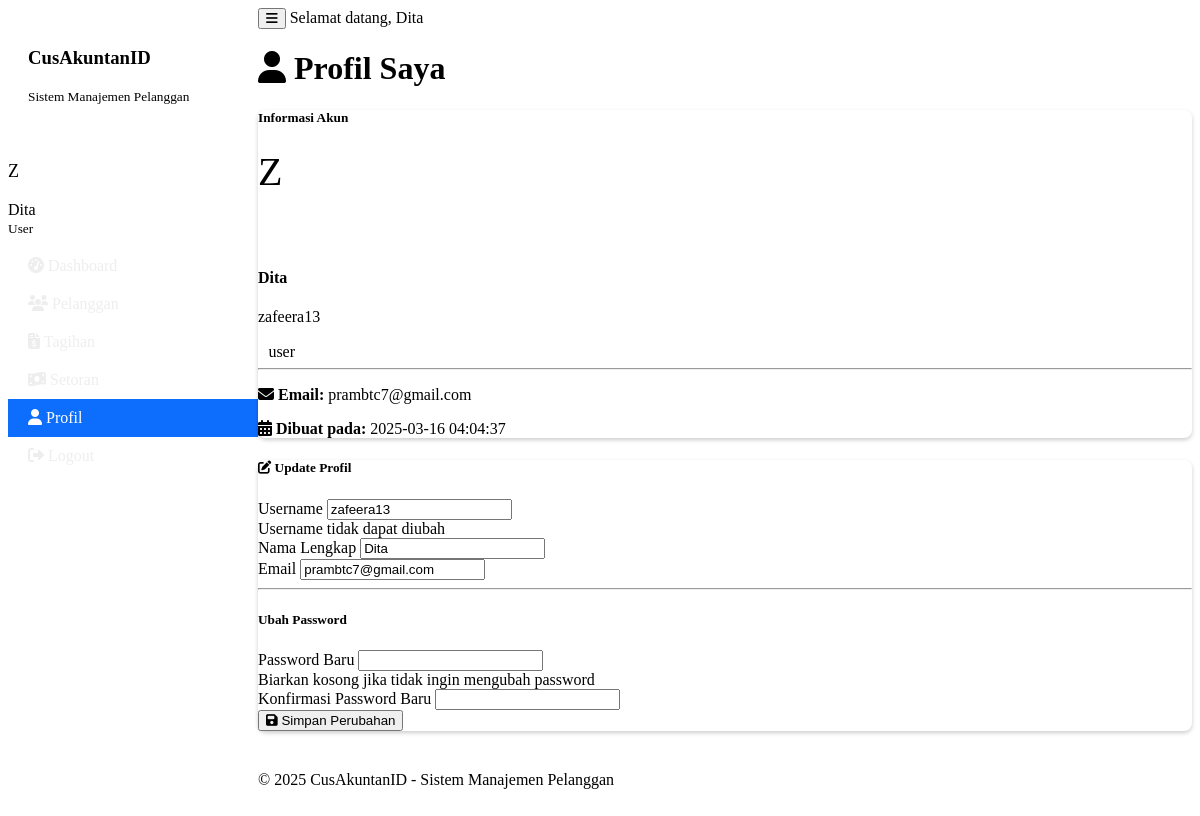
The app's page /profile (signed in) with its own data.
### tables this page shows
CREATE TABLE pengguna (
            id INTEGER PRIMARY KEY,
            username TEXT UNIQUE NOT NULL,
            password_hash TEXT NOT NULL,
            nama_lengkap TEXT,
            email TEXT,
            level TEXT DEFAULT 'user',
            dibuat_pada TEXT
        );

### main.py (the view)
    def decorated_function(*args, **kwargs):
        if 'user' not in session:
            flash('Anda perlu login terlebih dahulu.', 'warning')
            return redirect(url_for('login'))
        return f(*args, **kwargs)

### main.py (called while the page is built)
@app.context_processor
def inject_now():
    return {'now': datetime.datetime.now()}

def login_required(f):
    def decorated_function(*args, **kwargs):
        if 'user' not in session:
            flash('Anda perlu login terlebih dahulu.', 'warning')
            return redirect(url_for('login'))
        return f(*args, **kwargs)
    decorated_function.__name__ = f.__name__
    return decorated_function

@app.route('/profile')
@login_required
def profile():
    user_id = session['user']['id']
    user_data = pengguna_manager.get_user(user_id)
    return render_template('profile.html', user=user_data)

    def get_connection(self):
        return sqlite3.connect(self.db_path)

    def get_user(self, user_id):
        conn = self.get_connection()
        cursor = conn.cursor()
        cursor.execute("SELECT id, username, nama_lengkap, email, level, dibuat_pada FROM pengguna WHERE id = ?", (user_id,))
        user = cursor.fetchone()
        conn.close()
        return user

### templates/profile.html (shortened to what this page needs)
{% extends "base.html" %}
{% block content %}
<div class="container">
    <h1 class="mb-4"><i class="fas fa-user me-2"></i> Profil Saya</h1>
    <div class="row">
        <div class="col-md-4 mb-4">
            <div class="card text-center">
                <div class="card-header bg-primary text-white">
                    <h5 class="mb-0">Informasi Akun</h5>
                </div>
                <div class="card-body">
                    <div class="user-avatar bg-primary text-white rounded-circle mx-auto d-flex justify-content-center align-items-center mb-3" style="width: 100px; height: 100px; font-size: 40px;">
                        <span>{{ user[1][0].upper() }}</span>
                    </div>
                    <h4>{{ user[2] or user[1] }}</h4>
                    <p class="text-muted mb-2">{{ user[1] }}</p>
                    <span class="badge bg-{{ 'danger' if user[4] == 'admin' else 'info' }}">{{ user[4] }}</span>
                    <hr>
                    <div class="text-start">
                        <p><strong><i class="fas fa-envelope me-2"></i> Email:</strong> {{ user[3] or 'Belum diatur' }}</p>
                        <p><strong><i class="fas fa-calendar-alt me-2"></i> Dibuat pada:</strong> {{ user[5] }}</p>
                    </div>
                </div>
            </div>
        </div>
        <div class="col-md-8">
            <div class="card">
                <div class="card-header bg-primary text-white">
                    <h5 class="mb-0"><i class="fas fa-edit me-2"></i> Update Profil</h5>
                </div>
                <div class="card-body">
                    <form method="POST" action="{{ url_for('update_profile') }}" id="profileForm">
                        <div class="mb-3">
                            <label for="username" class="form-label">Username</label>
                            <input type="text" class="form-control" id="username" value="{{ user[1] }}" readonly>
                            <div class="form-text text-muted">Username tidak dapat diubah</div>
                        </div>
                        <div class="mb-3">
                            <label for="nama_lengkap" class="form-label">Nama Lengkap</label>
                            <input type="text" class="form-control" id="nama_lengkap" name="nama_lengkap" value="{{ user[2] or '' }}">
                        </div>
                        <div class="mb-3">
                            <label for="email" class="form-label">Email</label>
                            <input type="email" class="form-control" id="email" name="email" value="{{ user[3] or '' }}">
                        </div>
                        <hr>
                        <h5>Ubah Password</h5>
                        <div class="mb-3">
                            <label for="password" class="form-label">Password Baru</label>
                            <input type="password" class="form-control" id="password" name="password">
                            <div class="form-text text-muted">Biarkan kosong jika tidak ingin mengubah password</div>
                        </div>
                        <div class="mb-3">
                            <label for="confirm_password" class="form-label">Konfirmasi Password Baru</label>
                            <input type="password" class="form-control" id="confirm_password">
                        </div>
                        <div class="text-end">
                            <button type="submit" class="btn btn-primary">
                                <i class="fas fa-save me-2"></i> Simpan Perubahan
                            </button>
                        </div>
                    </form>
                </div>
            </div>
        </div>
    </div>
</div>
{% endblock %}

### templates/base.html (shortened to what this page needs)
<!DOCTYPE html>
<html lang="id">
<head>
    <link href="https://cdn.replit.com/agent/bootstrap-agent-dark-theme.min.css" rel="stylesheet">
    <link rel="stylesheet" href="https://cdnjs.cloudflare.com/ajax/libs/font-awesome/6.4.0/css/all.min.css">
    <link rel="stylesheet" href="{{ url_for('static', filename='css/style.css') }}">
</head>
<body>
    <div class="wrapper">
        {% if session.get('user') %}
        <nav id="sidebar" class="bg-dark">
            <div class="sidebar-header text-center">
                <h3>CusAkuntanID</h3>
                <small>Sistem Manajemen Pelanggan</small>
            </div>
            <ul class="list-unstyled components">
                <li class="sidebar-user-info p-3 mb-2 border-bottom">
                    <div class="d-flex align-items-center">
                        <div class="user-avatar bg-primary rounded-circle d-flex justify-content-center align-items-center me-2">
                            <span>{{ session.user.username[0].upper() }}</span>
                        </div>
                        <div>
                            <div>{{ session.user.nama_lengkap or session.user.username }}</div>
                            <small class="text-muted">{{ 'Admin' if session.user.level == 'admin' else 'User' }}</small>
                        </div>
                    </div>
                </li>
                <li class="{% if request.path == '/dashboard' %}active{% endif %}">
                    <a href="{{ url_for('dashboard') }}">
                        <i class="fas fa-tachometer-alt me-2"></i> Dashboard
                    </a>
                </li>
                <li class="{% if '/pelanggan' in request.path %}active{% endif %}">
                    <a href="{{ url_for('pelanggan_list') }}">
                        <i class="fas fa-users me-2"></i> Pelanggan
                    </a>
                </li>
                <li class="{% if '/tagihan' in request.path %}active{% endif %}">
                    <a href="{{ url_for('tagihan_list') }}">
                        <i class="fas fa-file-invoice-dollar me-2"></i> Tagihan
                    </a>
                </li>
                <li class="{% if '/setoran' in request.path %}active{% endif %}">
                    <a href="{{ url_for('setoran_list') }}">
                        <i class="fas fa-money-bill-wave me-2"></i> Setoran
                    </a>
                </li>
                <li class="{% if '/profile' in request.path %}active{% endif %}">
                    <a href="{{ url_for('profile') }}">
                        <i class="fas fa-user me-2"></i> Profil
                    </a>
                </li>
                <li>
                    <a href="{{ url_for('logout') }}">
                        <i class="fas fa-sign-out-alt me-2"></i> Logout
                    </a>
                </li>
            </ul>
        </nav>
        {% endif %}
        <div id="content" class="{% if not session.get('user') %}w-100 no-sidebar{% endif %}">
            {% if session.get('user') %}
            <nav class="navbar navbar-expand-lg navbar-dark bg-dark">
                <div class="container-fluid">
                    <button type="button" id="sidebarCollapse" class="btn btn-outline-secondary">
                        <i class="fas fa-bars"></i>
                    </button>
                    <span class="navbar-text ms-auto">
                        <span class="d-none d-md-inline">Selamat datang, </span>{{ session.user.nama_lengkap or session.user.username }}
                    </span>
                </div>
            </nav>
            {% endif %}
            <main class="container mt-3">
                {% block content %}{% endblock %}
            </main>
            <footer class="footer mt-auto py-3 bg-dark">
                <div class="container">
                    <div class="text-center text-muted">
                        &copy; {{ now.year }} CusAkuntanID - Sistem Manajemen Pelanggan
                    </div>
                </div>
            </footer>
        </div>
    </div>
</body>
</html>

### static/css/style.css (style rules this page uses)
.wrapper { display: flex; width: 100%; align-items: stretch; }
#sidebar { min-width: 250px; max-width: 250px; min-height: 100vh; transition: all 0.3s; }
#sidebar .sidebar-header { padding: 20px; }
#sidebar ul.components { padding: 20px 0; }
#sidebar ul li a { padding: 10px 20px; display: block; color: #eeeeee; transition: all 0.3s; text-decoration: none; }
#sidebar ul li.active > a { background: #0d6efd; color: #fff; }
#content { width: 100%; min-height: 100vh; transition: all 0.3s; display: flex; flex-direction: column; }
.footer { margin-top: auto; padding: 20px 0; }
.user-avatar { width: 40px; height: 40px; font-size: 18px; }
.sidebar-user-info { margin-bottom: 10px; }
.card { margin-bottom: 20px; border-radius: 0.5rem; box-shadow: 0 0.125rem 0.25rem rgba(0, 0, 0, 0.2); }
.card-header { border-top-left-radius: 0.5rem !important; border-top-right-radius: 0.5rem !important; }
.badge.bg-success, .badge.bg-danger, .badge.bg-info, .badge.bg-warning { font-weight: 500; padding: 0.35em 0.65em; }

### records on screen
pengguna: user "Dita", level "User", username "Z", nama_lengkap "Dita", username "zafeera13", level "user", email "prambtc7@gmail.com", dibuat_pada "2025-03-16 04:04:37"

### other values on screen
{{ session.user.username[0].upper() }} "Z"
